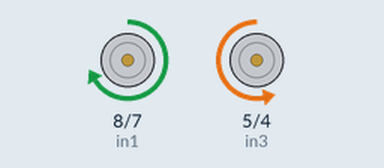
Bench run of a sketch on a simulated Arduino Uno, built with avr-gcc and run on an emulated ATmega328P. On the bench: motor-driver pin pairs drawn as motors (green arrow = first pin HIGH = forward, orange = second pin HIGH = backward, longer = more drive, scaled by the enable pin).

Above: at 1.0 s.
At 5.5 s:
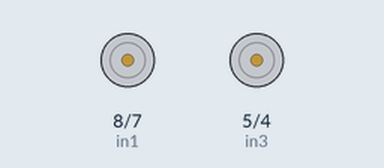
Timing chart, 0 to 6.9 s (numbered marks = the images above):
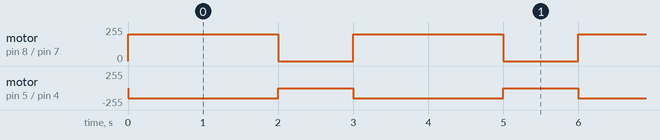

The sketch:

2_DC_motors_with_Hbrage_L293D_.ino
```cpp
int enA = 9;
int in1 = 8;
int in2 = 7;
int enB = 3;
int in3 = 5;
int in4 = 4;
void setup() {
  pinMode(enA, OUTPUT);
  pinMode(in1, OUTPUT);
  pinMode(in2, OUTPUT);

  pinMode(enB, OUTPUT);
  pinMode(in3, OUTPUT);
  pinMode(in4, OUTPUT);
}

void loop() {
  // تشغيل محرك 1 بسرعة 200 في اتجاه الأمام
  analogWrite(enA, 200);
  digitalWrite(in1, HIGH);
  digitalWrite(in2, LOW);

  // تشغيل محرك 2 بسرعة 150 في اتجاه الخلف
  analogWrite(enB, 150);
  digitalWrite(in3, LOW);
  digitalWrite(in4, HIGH);

  delay(2000); // التشغيل لمدة ثانيتين

  // إيقاف المحركات
  digitalWrite(in1, LOW);
  digitalWrite(in2, LOW);
  digitalWrite(in3, LOW);
  digitalWrite(in4, LOW);

  delay(1000); // الانتظار لثانية
}
```

Measured:
- by itself, motor on pin 8 (in1) / pin 7 (in2): alternates forward 200/255 for 2.0 s and stopped for 1.0 s
- by itself, motor on pin 5 (in3) / pin 4 (in4): alternates backward 150/255 for 2.0 s and stopped for 1.0 s
